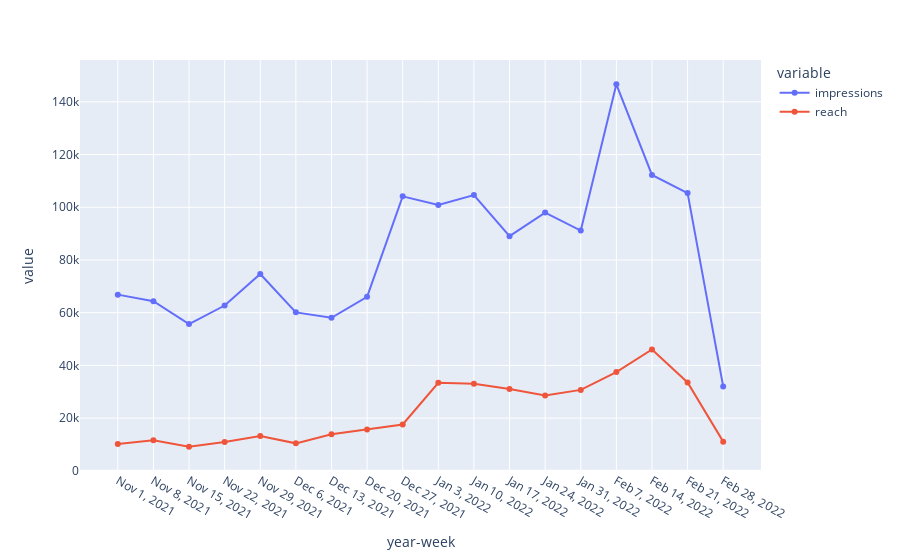

The code cell stored with this chart in its notebook:
### Code cell
df_plot = plot_account_insights(df, groupby='year-week', timezone='Australia/Sydney')

### Figure 1 — Plotly figure (JSON) as saved in the notebook; plotly's stock layout.template omitted (floating-point values rounded to 4 significant figures)
{"data": [{"hovertemplate": "variable=impressions<br>year-week=%{x}<br>value=%{y}<extra></extra>", "legendgroup": "impressions", "line": {"color": "#636efa", "dash": "solid"}, "marker": {"symbol": "circle"}, "mode": "markers+lines", "name": "impressions", "orientation": "v", "showlegend": true, "type": "scatter", "x": ["2021-11-01T00:00:00", "2021-11-08T00:00:00", "2021-11-15T00:00:00", "2021-11-22T00:00:00", "2021-11-29T00:00:00", "2021-12-06T00:00:00", "2021-12-13T00:00:00", "2021-12-20T00:00:00", "2021-12-27T00:00:00", "2022-01-03T00:00:00", "2022-01-10T00:00:00", "2022-01-17T00:00:00", "2022-01-24T00:00:00", "2022-01-31T00:00:00", "2022-02-07T00:00:00", "2022-02-14T00:00:00", "2022-02-21T00:00:00", "2022-02-28T00:00:00"], "xaxis": "x", "y": [66853, 64355, 55703, 62726, 74689, 60127, 58092, 66025, 104157, 100899, 104650, 89047, 97971, 91144, 146647, 112252, 105373, 31993], "yaxis": "y"}, {"hovertemplate": "variable=reach<br>year-week=%{x}<br>value=%{y}<extra></extra>", "legendgroup": "reach", "line": {"color": "#EF553B", "dash": "solid"}, "marker": {"symbol": "circle"}, "mode": "markers+lines", "name": "reach", "orientation": "v", "showlegend": true, "type": "scatter", "x": ["2021-11-01T00:00:00", "2021-11-08T00:00:00", "2021-11-15T00:00:00", "2021-11-22T00:00:00", "2021-11-29T00:00:00", "2021-12-06T00:00:00", "2021-12-13T00:00:00", "2021-12-20T00:00:00", "2021-12-27T00:00:00", "2022-01-03T00:00:00", "2022-01-10T00:00:00", "2022-01-17T00:00:00", "2022-01-24T00:00:00", "2022-01-31T00:00:00", "2022-02-07T00:00:00", "2022-02-14T00:00:00", "2022-02-21T00:00:00", "2022-02-28T00:00:00"], "xaxis": "x", "y": [10184, 11653, 9170, 10962, 13266, 10441, 13856, 15664, 17595, 33413, 33085, 31036, 28629, 30715, 37483, 46060, 33538, 11089], "yaxis": "y"}], "layout": {"legend": {"title": {"text": "variable"}, "tracegroupgap": 0}, "margin": {"t": 60}, "xaxis": {"anchor": "y", "domain": [0, 1], "tickvals": ["2021-11-01T00:00:00", "2021-11-08T00:00:00", "2021-11-15T00:00:00", "2021-11-22T00:00:00", "2021-11-29T00:00:00", "2021-12-06T00:00:00", "2021-12-13T00:00:00", "2021-12-20T00:00:00", "2021-12-27T00:00:00", "2022-01-03T00:00:00", "2022-01-10T00:00:00", "2022-01-17T00:00:00", "2022-01-24T00:00:00", "2022-01-31T00:00:00", "2022-02-07T00:00:00", "2022-02-14T00:00:00", "2022-02-21T00:00:00", "2022-02-28T00:00:00"], "title": {"text": "year-week"}}, "yaxis": {"anchor": "x", "domain": [0, 1], "title": {"text": "value"}}}}
